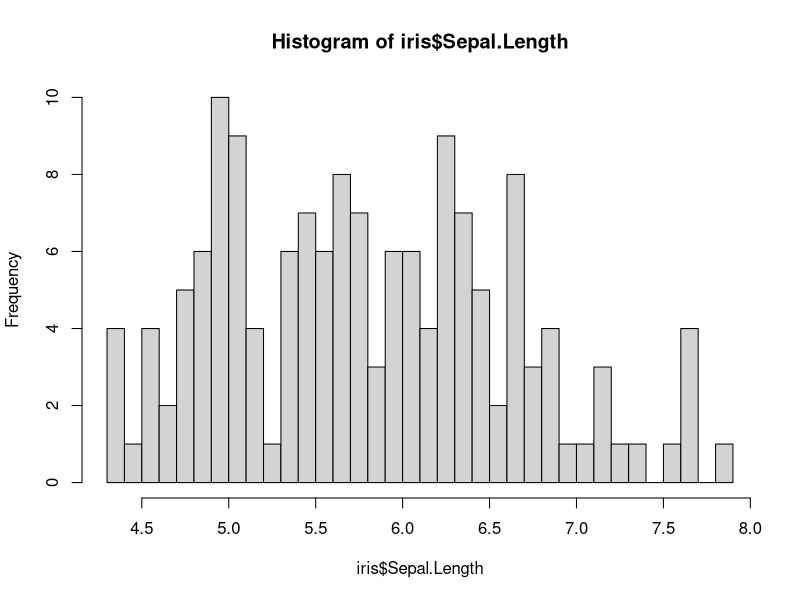
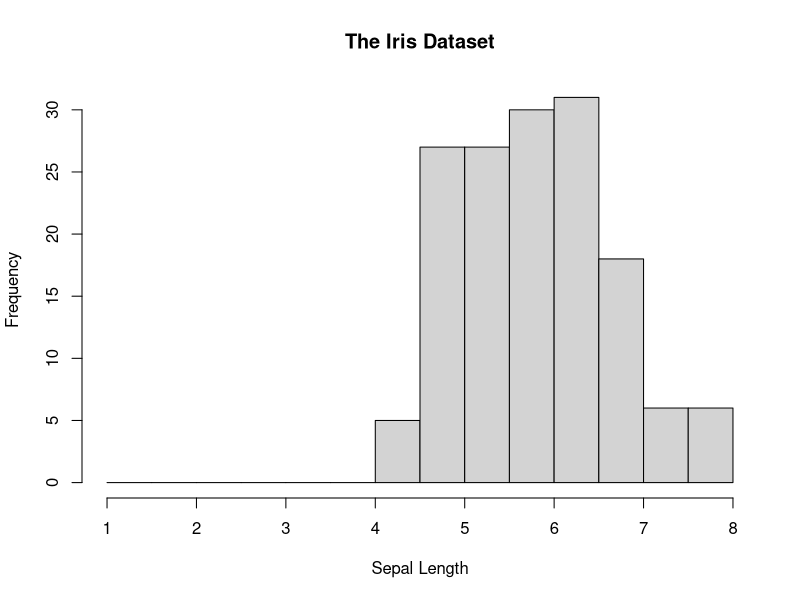
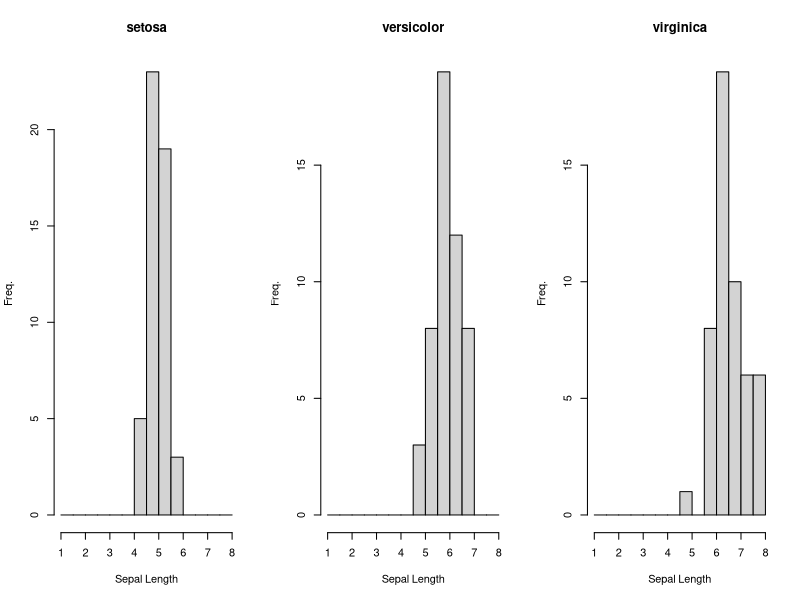

These figures' R source, in order: (Note: this script raises an error after producing the figures.)
# Author: Tobias Wenzel
# Month/Year: 10/2016
# In course: Studying the islamicate Culture through Text Analysis 
# Description: Code snippets and exercises of Chapter 3 in 'arnold_humanities'


# setwd("/home/tobias/Dokumente/islamicate2.0/arnold_humanities/ch03_05/")
# geodf <- read.csv("data/ch03/geodf.csv", as.is=TRUE)
# geodf[1:6,]
# tab <- table(geodf$county) # table country as col-title, counts the tracts
# tab[order(tab, decreasing=TRUE)]
# names(tab)[order(tab,decreasing=TRUE)][1:5] # 5 highest countries
# table(geodf$county,geodf$csa)
# ppPerHH <- geodf$population / geodf$households
# hist(ppPerHH)
# hist(ppPerHH[ppPerHH < 5])
# hist(ppPerHH[ppPerHH < 5], breaks=30)
# hist(ppPerHH[ppPerHH < 5], breaks=(13:47) / 10) # 1.3-4.7
# 
# hist(ppPerHH[ppPerHH < 5], breaks=30,
#      col="gray",
#      xlab="People per Household",
#      ylab="Count",main="Household Size by Census Tract - Oregon")
# 
# meansOfCommute <- read.csv("data/ch03/meansOfCommute.csv",
#                            as.is=TRUE)
# meansOfCommute <- as.matrix(meansOfCommute)
# walkPerc<-meansOfCommute[,"walk"]/ meansOfCommute[,"total"]
# walkPerc = round(walkPerc * 100)
# quantile(walkPerc)
# carPerc <- meansOfCommute[,"car"] / meansOfCommute[,"total"]
# carPerc <- round(carPerc * 100)
# quantile(carPerc)
# quantile(walkPerc, prob=(0:10)/10)
# cent <- quantile(walkPerc,prob=seq(0,1,length.out=100),
#                  names=FALSE)
# coff <- quantile(carPerc, prob=0.10)
# lowCarUsageFlag <- (carPerc < coff)
# table(lowCarUsageFlag, geodf$csa)
# 
# # BINS
# 
# breakPoints <- quantile(carPerc, prob=seq(0,1,length.out=11),
#                         names=FALSE)
# bin <- cut(carPerc, breakPoints,labels=FALSE, include.lowest=TRUE)
# table(bin)
# table(bin, geodf$csa)
# 
# bins <- cut(ppPerHH[ppPerHH < 5], breaks=seq(1.3,4.7,by=0.1),
#             labels=FALSE, include.lowest=TRUE)
# table(bins)
# hist(carPerc, breaks=breakPoints)
# 
# hhIncome <- read.csv("data/ch03/hhIncome.csv",as.is=TRUE,
#                      check.names=FALSE)
# hhIncome <- as.matrix(hhIncome)
# hhIncome[1:5,]
# oneRow <- hhIncome[1,-1]
# cumsum(oneRow)
# cumIncome <- matrix(0, ncol=ncol(hhIncome)-1, nrow=nrow(hhIncome))
# for (j in 1:nrow(hhIncome)) {
#     cumIncome[j,] <- cumsum(hhIncome[j,-1]) / hhIncome[j,1]
#     cumIncome[j,] <- round(cumIncome[j,] * 100)
# }
# colnames(cumIncome) <- colnames(hhIncome)[-1]
# 
# # 3.7 Combining Plots
# par(mfrow=c(4,4))
# for(j in 1:16) {
#   hist(hhIncome[,j+1] / hhIncome[,1],
#        breaks=seq(0,0.7,by=0.05), ylim=c(0,600))
# }
# 
# bands <- colnames(hhIncome)[-1]
# bandNames <- paste(bands[-length(bands)],"-",bands[-1], sep="")
# bandNames <- c(bandNames, "200k+")
# 
# par(mfrow=c(4,4))
# par(mar=c(0,0,0,0))
# # some x are not counted...
# for(j in 1:16) {
#   hist(cumIncome[,j], breaks=seq(0,1,length.out=20),axes=FALSE,
#        main="",xlab="",ylab="", ylim=c(0,600), col="grey")
#   box()
#   text(x=0.33,y=500, label=paste("Income band:", bandNames[j]))
# }
# # 3.8 Aggregation
# csaSet <- unique(geodf$csa)
# popTotal <- rep(0, length(csaSet))
# names(popTotal) <- csaSet
# 
# for (j in 1:nrow(geodf)) {
#   index <- match(geodf$csa[j], csaSet)
#   popTotal[index] <- popTotal[index] + geodf$population[j]
# }
# popTotal
# 
# csaSet <- unique(geodf$csa)
# wahTotal <- rep(0, length(csaSet))
# wahTotal/ popTotal
# apply(meansOfCommute[1:10,-1],MARGIN=1,FUN=sum) # margin~rows
# apply(meansOfCommute,2,sum)

################  EXERCISE 26   ################
table(round(iris$Sepal.Length),iris$Species)
################  EXERCISE 27   ################
#table(round(iris$Sepal.Length,0.5),iris$Species)
table(round(iris$Sepal.Length*2)/2, iris$Species)
################  EXERCISE 28   ################
hist(iris$Sepal.Length,breaks = 30)
################  EXERCISE 29   ################
hist(iris$Sepal.Length,breaks = seq(1,8,by=0.5),main="The Iris Dataset",xlab = "Sepal Length",ylab = "Frequency")
################  EXERCISE 30  #################

manseq=seq(1,8,by=0.5)
par(mfrow=c(1,3))
hist(iris$Sepal.Length[iris$Species=="setosa"],breaks =manseq,main = "setosa",xlab = "Sepal Length",ylab = "Freq.")
hist(iris$Sepal.Length[iris$Species=="versicolor"],breaks =manseq,main = "versicolor",xlab = "Sepal Length",ylab = "Freq.")
hist(iris$Sepal.Length[iris$Species=="virginica"],breaks =manseq,main = "virginica",xlab = "Sepal Length",ylab = "Freq.")
    

################  EXERCISE 31  #################
quantile(iris$Petal.Length, prob=(0:10)/10)
################  EXERCISE 32  #################
lowPetalLength <- quantile(iris$Petal.Length,probs = 0.7) # everything below 0.7
table(iris$Species, lowPetalLength > iris$Petal.Length)
# setosa and versicolor have both a petal length with is higher than 70% of the data, virginica is almost always below
################  EXERCISE 33  #################

breakPoints <- quantile(iris$Petal.Length, prob=seq(0,1,length.out=11),
                        names=FALSE)
bin <- cut(iris$Petal.Length, breakPoints,labels=FALSE, include.lowest=TRUE)
table(bin, iris$Species)

################  EXERCISE 34  #################

breakPoints <- quantile(iris$Petal.Length, prob=seq(0,1,length.out=11),
                        names=FALSE)
length.bin <- cut(iris$Petal.Length, breakPoints,labels=FALSE, include.lowest=TRUE)

petal.area <- iris$Petal.Length * iris$Petal.Width
breakPoints <- quantile(petal.area, prob=seq(0,1,length.out=11),
                        names=FALSE)
area.bin <- cut(petal.area, breakPoints,labels=FALSE, include.lowest=TRUE)
table(area.bin, length.bin)

################  EXERCISE 35  #################
ans.v<-rep(0,3)
ans.v[1]<-quantile(iris$Petal.Length[iris$Species=="setosa"],probs = 0.5)
ans.v[2]<-quantile(iris$Petal.Length[iris$Species=="versicolor"],probs = 0.5)
ans.v[3]<-quantile(iris$Petal.Length[iris$Species=="virginica"],probs = 0.5)
names(ans.v)<-c("setosa","versicolor","virginica")

################  EXERCISE 36  #################

no.species <- length(unique(iris$Species))
ans.v<-rep(0,length=no.species)
spec<- unique(iris$Species)
for(i in 1:no.species){
  ans.v[i] <- quantile(iris$Petal.Length[iris$Species == spec[i]],
                       probs=0.5)#quantile(iris$Petal.Length[iris$Species == spec[i]],probs = 0.5)
}
names(ans.v)<-c("setosa","versicolor","virginica")

################  EXERCISE 37  #################
# wow.
tapply(iris$Petal.Length, iris$Species, quantile, probs=0.5)

# 38. As in a previous question, write a function which asks the user for a state
# abbreviation and returns the state name. However, this time, put the question
# in a for loop so the user can decode three straight state abbreviations.

for(i in 1:3){
  abbr <- readline('Enter a state abbreviation.')
  print(state.name[tolower(state.abb)==tolower(abbr)])
}

# 39. The command break immediately exits a for loop; it is often used inside
# of an if statement. Redo the previous question, but break out of the loop
# when a non-matching abbreviation is given. You can increase the number of
# iterations to something large (say, 100), as a user can always get out of the
# function by giving a non-abbreviation.

for(i in 1:100){
  abbr <- readline('Enter a state abbreviation.')
  
  if(length(state.name[tolower(state.abb)==tolower(abbr)])>0){
    print(state.name[tolower(state.abb)==tolower(abbr)])
  }else{
    print("exit loop.")
    break
  }
}

# 40. Now, reverse the process so that the function returns when an abbreviation is
# found but asks again if it is not.

f.ex40 <- function(){
  abbr <- ""
  while(length(state.name[tolower(state.abb)==tolower(abbr)])==0){
    abbr <- readline('Enter a correct state abbreviation.')
  }
  # or return (state.name[tolower(state.abb)==tolower(abbr)])
  print(state.name[tolower(state.abb)==tolower(abbr)])
}
#f.ex40()


# 41. Using a for loop, print the sum 1 + 1/2 + 1/3 + 1/4 + · · · + 1/n for all n
# equal to 1 through 100.

ans<-0
for(i in 1:100){
  print(sum(1 / (1:i)))
}
# 42. Now calculate the sum for all 100 values of n using a single function call.
cumsum(1/(1:100))

# 43. Ask the user for their year of birth and print out the age they turned for every
# year between then and now.

year.of.birth <- as.numeric(readline("enter year of birth"))
year.of.birth:2016-year.of.birth

# 44. The dataset InsectSprays shows the count of insects after applying one of
# six different insect repellents. Construct a two-row three-column grid of his-
#   tograms, on the same scale, showing the number of insects from each spray.
# Do this using a for loop rather than coding each plot by hand.

par(mfrow=c(2,3))
no.sprays<-length(unique(InsectSprays$spray))

for(i in 1:no.sprays){
  hist(InsectSprays$count,main = sprays[i],xlab="count",breaks = seq(0,30,by=5))
}


# 45. Repeat the same two by three plot, but now remove the margins, axes, and
# labels. Replace these by adding the spray identifier (a single letter) to the plot
# with the text command.

par(mfrow=c(2,3))
par(mar=c(0,0,0,0))
no.sprays<-length(unique(InsectSprays$spray))
for(i in 1:no.sprays){
  hist(InsectSprays$count,xlab="",ylab="",axes = FALSE,main = "",breaks = seq(0,30,by=5))
  text(25,30,label=sprays[i])
}
# 46. Calculate the median insect count for each spray.
quantile(InsectSprays$count,probs = 0.5) 
no.sprays<-length(unique(InsectSprays$spray))
sprays<-unique(InsectSprays$spray)
for(i in 1:no.sprays){
  # here i get 1:6 instead of A:F other than with the paste function
  cat("Spray",sprays[i],":",quantile(InsectSprays$count[InsectSprays$spray==sprays[i]],probs = 0.5),"\n",sep=" " )
}

# 47. Using the WorldPhones dataset, calculate the total number of phones used
# in each year using a for loop.
years<-length(rownames(WorldPhones))
total.numbers.year<- rep(0,years)
for(i in 1:years){
  total.numbers.year[i]<-sum(WorldPhones[i,])
}

# 48. Calculate the total number of phones used in each year using a single apply function.
# first col 
apply(WorldPhones,1,sum)

# 49. Calculate the percentage of phones that were in Europe over the years in
# question.
total.phones<-apply(WorldPhones,1,sum)
(WorldPhones[,2]/total.phones)*100

# 50. Convert the entire WorldPhones matrix to percentages; in other words, each
# row should sum to 100.
round((WorldPhones/total.phones)*100,2)
